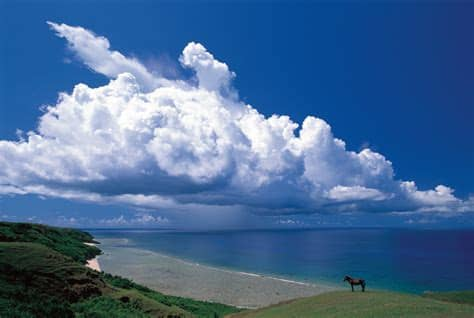
#> input picture Chapter9/IMG_1.JPG, 474 x 318 px
$ python Rotation.py
#> lines starting #> are read from the running program, lines starting #| are printed output that depends on the picture
#> in __main, img is the input picture: shape (318, 474, 3); mean B, G, R 149.3, 107.3, 71.9
### Chapter9/Blend.py
import cv2
# [14 lines left out: function __main, not called in this run]

def getMaskImg(img1, img2):
    compImg = cv2.addWeighted(src1=img1, alpha=0.5, src2=img2, beta=0.5, gamma=0)
    return compImg

def getResize(src):
    basePixSize = 1000
    height, width = cv2.imread('IMG_2.JPG').shape[:2]
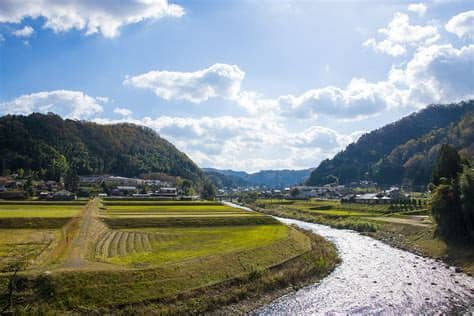
#> input picture Chapter9/IMG_2.JPG, 474 x 316 px
#> height = 316; width = 474

    largeSize = max(height, width)
#> largeSize = 474

    resizeRate = basePixSize / largeSize
#> resizeRate = 2.11

    dst = cv2.resize(src, (int(width * resizeRate), int(height * resizeRate)))

    return dst

# [3 lines that do not run on import are left out]

### Chapter9/Rotation.py
import cv2
import Blend

def __main():
    img = cv2.imread('IMG_1.JPG')

    img = Blend.getResize(img)
    org = img.copy()
    height, width, channels = img.shape[:3]
#> height = 666; width = 1000; channels = 3

    M = cv2.getRotationMatrix2D(center=(width * 9 / 12, height / 4), angle=110, scale=0.3)

    dst = cv2.warpAffine(src=img, M=M, dsize=(width, height))
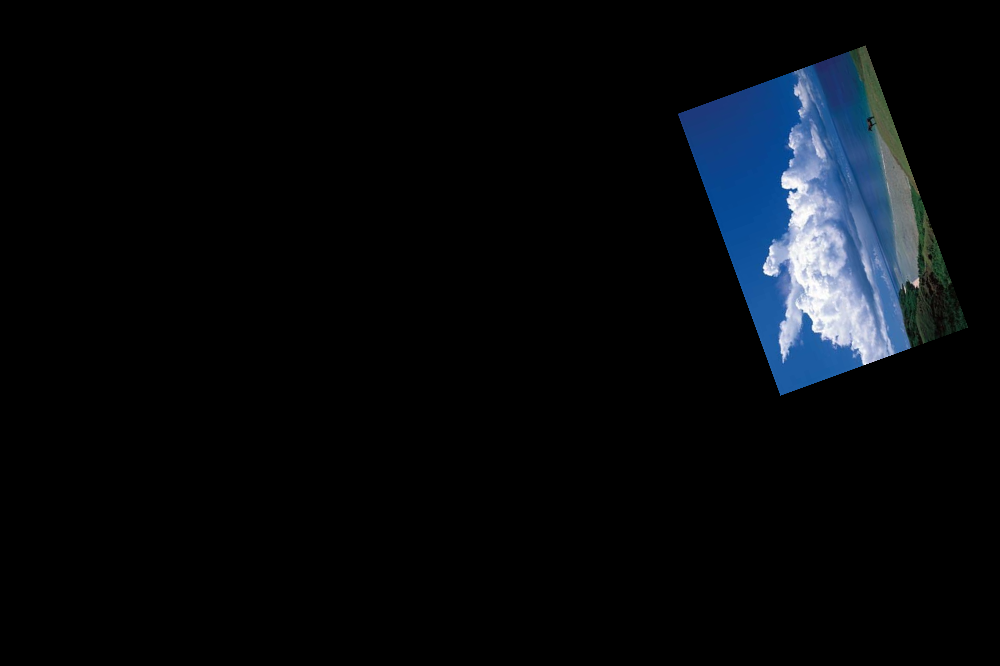
#> dst: shape (666, 1000, 3); mean B, G, R 13.4, 9.7, 6.5

    cv2.imshow('Original', org)
    cv2.imshow('Final result', dst)
    cv2.waitKey(0)
    cv2.destroyAllWindows()

if __name__ == "__main__":
    print(cv2.__version__)
    __main()
